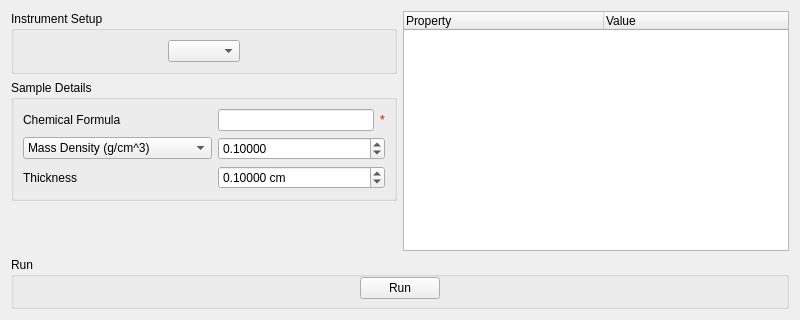
<?xml version="1.0" encoding="UTF-8"?>
<ui version="4.0">
 <class>IndirectTransmissionCalc</class>
 <widget class="QWidget" name="IndirectTransmissionCalc">
  <property name="geometry">
   <rect>
    <x>0</x>
    <y>0</y>
    <width>800</width>
    <height>320</height>
   </rect>
  </property>
  <property name="windowTitle">
   <string>Form</string>
  </property>
  <layout class="QGridLayout" name="gridLayout_3">
   <item row="0" column="0">
    <layout class="QVBoxLayout" name="verticalLayout">
     <item>
      <widget class="QGroupBox" name="gbInstrumentConfig">
       <property name="title">
        <string>Instrument Setup</string>
       </property>
       <layout class="QGridLayout" name="gridLayout">
        <item row="0" column="0">
         <widget class="MantidQt::MantidWidgets::IndirectInstrumentConfig" name="iicInstrumentConfiguration">
          <property name="sizePolicy">
           <sizepolicy hsizetype="Maximum" vsizetype="Fixed">
            <horstretch>0</horstretch>
            <verstretch>0</verstretch>
           </sizepolicy>
          </property>
          <property name="techniques" stdset="0">
           <stringlist>
            <string>TOF Indirect Geometry Spectroscopy</string>
            <string>Reactor Indirect Geometry Spectroscopy</string>
           </stringlist>
          </property>
          <property name="disabledInstruments" stdset="0">
           <stringlist>
            <string>TFXA</string>
           </stringlist>
          </property>
          <property name="enableDiffraction" stdset="0">
           <bool>false</bool>
          </property>
          <property name="showInstrumentLabel" stdset="0">
           <bool>false</bool>
          </property>
         </widget>
        </item>
       </layout>
      </widget>
     </item>
     <item>
      <widget class="QGroupBox" name="gbSampleDetails">
       <property name="title">
        <string>Sample Details</string>
       </property>
       <layout class="QGridLayout" name="gridLayout_2">
        <item row="0" column="0">
         <widget class="QLabel" name="lbChemicalFormula">
          <property name="text">
           <string>Chemical Formula</string>
          </property>
         </widget>
        </item>
        <item row="2" column="0">
         <widget class="QLabel" name="lbThickness">
          <property name="text">
           <string>Thickness</string>
          </property>
         </widget>
        </item>
        <item row="2" column="1">
         <widget class="QDoubleSpinBox" name="spThickness">
          <property name="suffix">
           <string> cm</string>
          </property>
          <property name="decimals">
           <number>5</number>
          </property>
          <property name="maximum">
           <double>1000.000000000000000</double>
          </property>
          <property name="singleStep">
           <double>0.100000000000000</double>
          </property>
          <property name="value">
           <double>0.100000000000000</double>
          </property>
         </widget>
        </item>
        <item row="1" column="1">
         <widget class="QDoubleSpinBox" name="spDensity">
          <property name="suffix">
           <string/>
          </property>
          <property name="decimals">
           <number>5</number>
          </property>
          <property name="maximum">
           <double>10000.000000000000000</double>
          </property>
          <property name="singleStep">
           <double>0.100000000000000</double>
          </property>
          <property name="value">
           <double>0.100000000000000</double>
          </property>
         </widget>
        </item>
        <item row="0" column="1">
         <layout class="QHBoxLayout" name="loChemicalFormula">
          <item>
           <widget class="QLineEdit" name="leChemicalFormula"/>
          </item>
          <item>
           <widget class="QLabel" name="valChemicalFormula">
            <property name="styleSheet">
             <string notr="true">color: rgb(255, 0, 0);</string>
            </property>
            <property name="text">
             <string>*</string>
            </property>
           </widget>
          </item>
         </layout>
        </item>
        <item row="1" column="0">
         <widget class="QComboBox" name="cbDensityType">
          <item>
           <property name="text">
            <string>Mass Density (g/cm^3)</string>
           </property>
          </item>
          <item>
           <property name="text">
            <string>Number Density  (atoms/Å^3)</string>
           </property>
          </item>
         </widget>
        </item>
       </layout>
      </widget>
     </item>
     <item>
      <spacer name="verticalSpacer">
       <property name="orientation">
        <enum>Qt::Vertical</enum>
       </property>
       <property name="sizeHint" stdset="0">
        <size>
         <width>20</width>
         <height>40</height>
        </size>
       </property>
      </spacer>
     </item>
    </layout>
   </item>
   <item row="0" column="1">
    <widget class="QTreeWidget" name="tvResultsTable">
     <property name="columnCount">
      <number>2</number>
     </property>
     <attribute name="headerDefaultSectionSize">
      <number>200</number>
     </attribute>
     <attribute name="headerMinimumSectionSize">
      <number>50</number>
     </attribute>
     <column>
      <property name="text">
       <string>Property</string>
      </property>
     </column>
     <column>
      <property name="text">
       <string>Value</string>
      </property>
     </column>
    </widget>
   </item>
   <item row="1" column="0" colspan="2">
    <widget class="QGroupBox" name="gbRun">
     <property name="title">
      <string>Run</string>
     </property>
     <layout class="QHBoxLayout" name="horizontalLayout">
      <property name="spacing">
       <number>0</number>
      </property>
      <property name="leftMargin">
       <number>0</number>
      </property>
      <property name="topMargin">
       <number>0</number>
      </property>
      <property name="rightMargin">
       <number>0</number>
      </property>
      <property name="bottomMargin">
       <number>7</number>
      </property>
      <item>
       <spacer name="horizontalSpacer">
        <property name="orientation">
         <enum>Qt::Horizontal</enum>
        </property>
        <property name="sizeHint" stdset="0">
         <size>
          <width>350</width>
          <height>20</height>
         </size>
        </property>
       </spacer>
      </item>
      <item>
       <widget class="QPushButton" name="pbRun">
        <property name="text">
         <string>Run</string>
        </property>
       </widget>
      </item>
      <item>
       <spacer name="horizontalSpacer_2">
        <property name="orientation">
         <enum>Qt::Horizontal</enum>
        </property>
        <property name="sizeHint" stdset="0">
         <size>
          <width>349</width>
          <height>20</height>
         </size>
        </property>
       </spacer>
      </item>
     </layout>
    </widget>
   </item>
  </layout>
 </widget>
 <customwidgets>
  <customwidget>
   <class>MantidQt::MantidWidgets::IndirectInstrumentConfig</class>
   <extends>QComboBox</extends>
   <header>IndirectInstrumentConfig.h</header>
  </customwidget>
 </customwidgets>
 <resources/>
 <connections/>
</ui>
